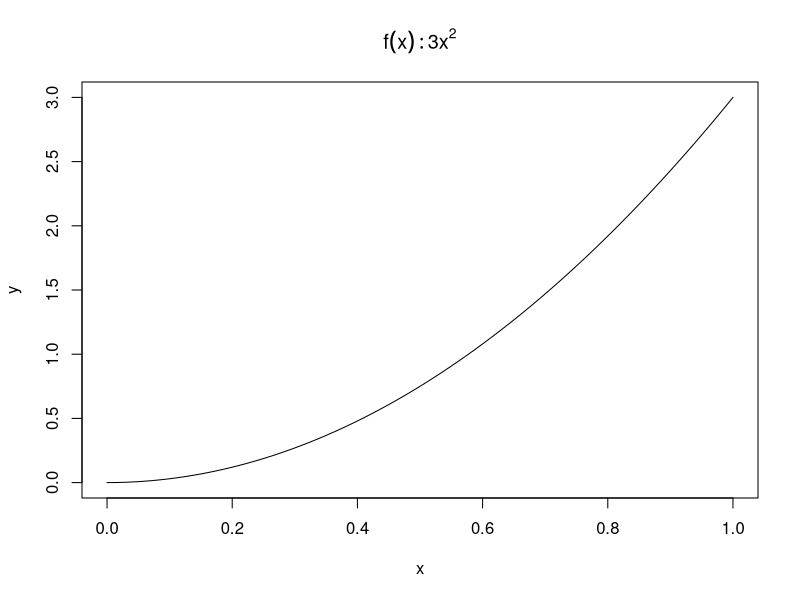

R code for this plot:
## ---- chunk 1
x = seq(0, 1, 0.01)
y = 3*x^2
plot(x, y, type = "l", main=expression(f(x): 3*x^2))
